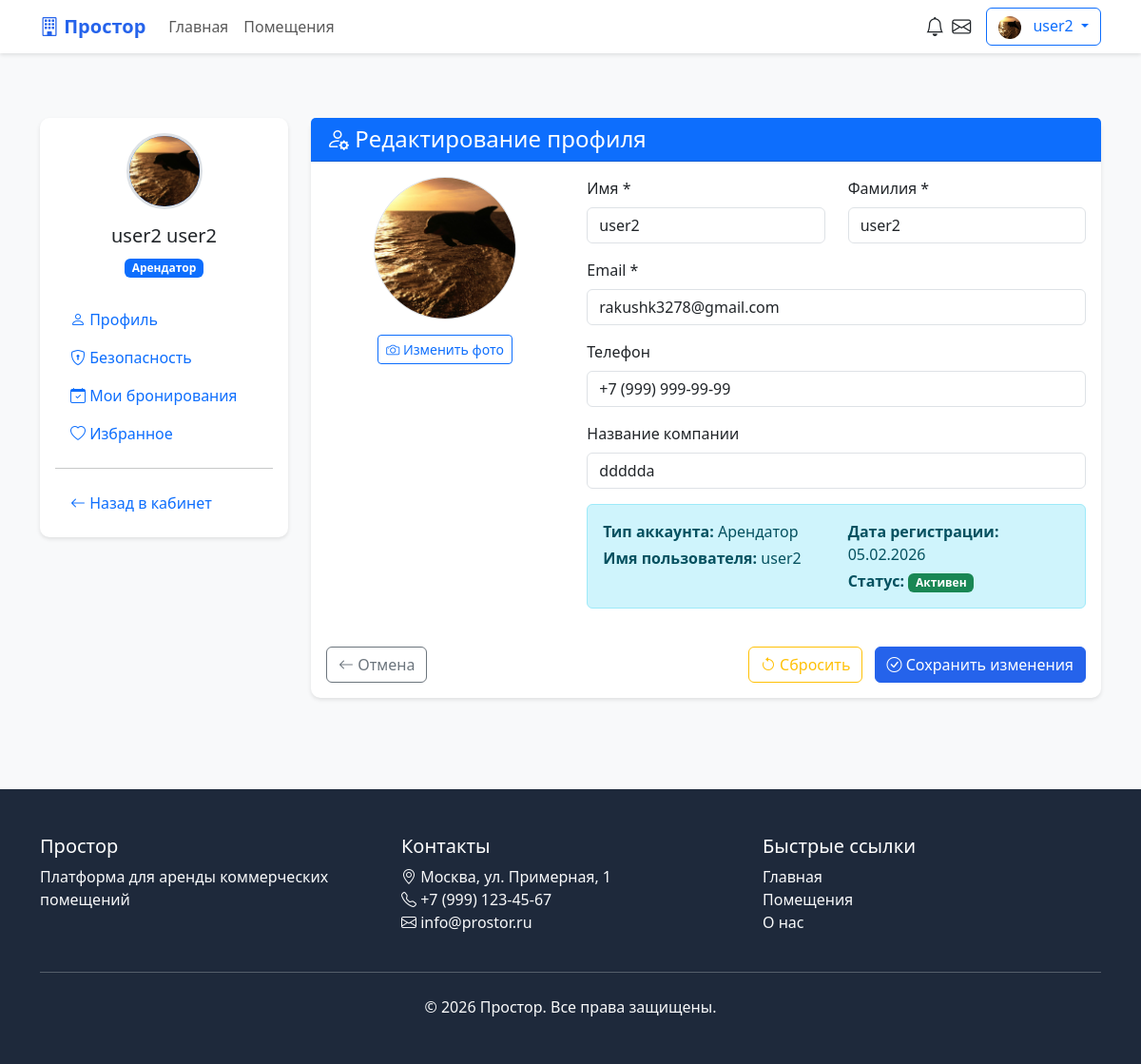
Page /profile/edit/ (signed in) on the committed database.
### core/models.py (models this page shows, shortened)
class User(AbstractUser):
    USER_TYPE_CHOICES = [
        ('tenant', 'Арендатор'),
        ('landlord', 'Арендодатель'),
        ('admin', 'Администратор'),
    ]
    user_type = models.CharField(
        max_length=20,
        choices=USER_TYPE_CHOICES,
        default='tenant',
        verbose_name='Тип пользователя'
    )
    avatar = models.ImageField(
        upload_to='avatars/',
        null=True,
        blank=True,
        verbose_name='Аватар'
    )
    phone = models.CharField(
        max_length=20,
        blank=True,
        null=True,
        verbose_name='Телефон'
    )
    company_name = models.CharField(
        max_length=100,
        blank=True,
        null=True,
        verbose_name='Название компании'
    )
    email_verified = models.BooleanField(
        default=False,
        verbose_name='Email подтвержден'
    )
    phone_verified = models.BooleanField(
        default=False,
        verbose_name='Телефон подтвержден'
    )
    class Meta:
        verbose_name = 'Пользователь'
        verbose_name_plural = 'Пользователи'

### core/views.py (the view)
# urls.py: path('profile/edit/', views.edit_profile, name='edit_profile'),
@login_required
def edit_profile(request):
    if request.method == 'POST':
        form = CustomUserChangeForm(request.POST, request.FILES, instance=request.user)
        if form.is_valid():
            form.save()
            messages.success(request, 'Профиль успешно обновлен.')
            return redirect('dashboard')
    else:
        form = CustomUserChangeForm(instance=request.user)
    return render(request, 'core/edit_profile.html', {
        'form': form,
        'title': 'Редактирование профиля'
    })

### core/forms.py (shortened to what this page needs)
class CustomUserChangeForm(UserChangeForm):
    phone = forms.CharField(
        required=False,
        max_length=20,
        widget=forms.TextInput(attrs={
            'class': 'form-control',
            'placeholder': '+7 (999) 999-99-99',
            'id': 'phone'
        })
    )
    class Meta:
        model = User
        fields = ['avatar', 'first_name', 'last_name', 'email', 'phone', 'company_name']
        widgets = {
            'avatar': forms.FileInput(attrs={
                'class': 'form-control',
                'accept': 'image/*'
            }),
            'first_name': forms.TextInput(attrs={
                'class': 'form-control'
            }),
            'last_name': forms.TextInput(attrs={
                'class': 'form-control'
            }),
            'email': forms.EmailInput(attrs={
                'class': 'form-control'
            }),
            'company_name': forms.TextInput(attrs={
                'class': 'form-control'
            }),
        }

### templates/core/edit_profile.html (shortened to what this page needs)
{% extends 'base.html' %}
{% block content %}
<div class="container py-5">
    <div class="row">
        <div class="col-lg-3 mb-4">
            <div class="card">
                <div class="card-body">
                    <div class="text-center mb-4">
                        <div class="avatar-circle bg-primary text-white d-inline-flex align-items-center justify-content-center rounded-circle mb-3"
                             style="width: 80px; height: 80px; font-size: 2rem;">
                            {% if user.avatar %}
                                <img src="{{ user.avatar.url }}" class="rounded-circle" style="width: 100%; height: 100%; object-fit: cover;">
                            {% else %}
                                {{ user.get_full_name|default:user.username|first|upper }}
                            {% endif %}
                        </div>
                        <h5>{{ user.get_full_name|default:user.username }}</h5>
                        <span class="badge bg-primary">{{ user.get_user_type_display }}</span>
                    </div>
                    <nav class="nav flex-column">
                        <a class="nav-link active" href="{% url 'edit_profile' %}">
                            <i class="bi bi-person"></i> Профиль
                        </a>
                        <a class="nav-link" href="{% url 'change_password' %}">
                            <i class="bi bi-shield-lock"></i> Безопасность
                        </a>
                        <a class="nav-link" href="{% url 'my_bookings' %}">
                            <i class="bi bi-calendar-check"></i> Мои бронирования
                        </a>
                        <a class="nav-link" href="{% url 'my_favorites' %}">
                            <i class="bi bi-heart"></i> Избранное
                        </a>
                        <hr>
                        <a class="nav-link" href="{% url 'dashboard' %}">
                            <i class="bi bi-arrow-left"></i> Назад в кабинет
                        </a>
                    </nav>
                </div>
            </div>
        </div>
        <div class="col-lg-9">
            <div class="card">
                <div class="card-header bg-primary text-white">
                    <h4 class="mb-0"><i class="bi bi-person-gear"></i> Редактирование профиля</h4>
                </div>
                <div class="card-body">
                    <form method="post" enctype="multipart/form-data" novalidate>
                        <div class="row">
                            <div class="col-md-4 mb-4">
                                <div class="text-center">
                                    <div class="mb-3">
                                        <div class="avatar-circle bg-light border d-inline-flex align-items-center justify-content-center rounded-circle mb-3"
                                             style="width: 150px; height: 150px; font-size: 3rem; overflow: hidden;">
                                            {% if user.avatar %}
                                                <img src="{{ user.avatar.url }}" id="avatarPreview" class="w-100 h-100" style="object-fit: cover;">
                                            {% else %}
                                                <div id="avatarPreview" class="w-100 h-100 d-flex align-items-center justify-content-center bg-primary text-white">
                                                    {{ user.get_full_name|default:user.username|first|upper }}
                                                </div>
                                            {% endif %}
                                        </div>
                                        <label for="{{ form.avatar.id_for_label }}" class="btn btn-outline-primary btn-sm">
                                            <i class="bi bi-camera"></i> Изменить фото
                                        </label>
                                    </div>
                                </div>
                            </div>
                            <div class="col-md-8">
                                <div class="row">
                                    <div class="col-md-6 mb-3">
                                        <label class="form-label">Имя *</label>
                                        {{ form.first_name }}
                                    </div>
                                    <div class="col-md-6 mb-3">
                                        <label class="form-label">Фамилия *</label>
                                        {{ form.last_name }}
                                    </div>
                                </div>
                                <div class="mb-3">
                                    <label class="form-label">Email *</label>
                                    {{ form.email }}
                                </div>
                                <div class="mb-3">
                                    <label class="form-label">Телефон</label>
                                    {{ form.phone }}
                                </div>
                                <div class="mb-3">
                                    <label class="form-label">Название компании</label>
                                    {{ form.company_name }}
                                </div>
                                <div class="alert alert-info">
                                    <div class="row">
                                        <div class="col-md-6">
                                            <p class="mb-1"><strong>Тип аккаунта:</strong> {{ user.get_user_type_display }}</p>
                                            <p class="mb-1"><strong>Имя пользователя:</strong> {{ user.username }}</p>
                                        </div>
                                        <div class="col-md-6">
                                            <p class="mb-1"><strong>Дата регистрации:</strong> {{ user.date_joined|date:"d.m.Y" }}</p>
                                            <p class="mb-0"><strong>Статус:</strong>
                                                {% if user.is_active %}
                                                <span class="badge bg-success">Активен</span>
                                                {% else %}
                                                <span class="badge bg-danger">Неактивен</span>
                                                {% endif %}
                                            </p>
                                        </div>
                                    </div>
                                </div>
                            </div>
                        </div>
                        <div class="d-flex justify-content-between mt-4">
                            <a href="{% url 'dashboard' %}" class="btn btn-outline-secondary">
                                <i class="bi bi-arrow-left"></i> Отмена
                            </a>
                            <div>
                                <button type="reset" class="btn btn-outline-warning me-2">
                                    <i class="bi bi-arrow-counterclockwise"></i> Сбросить
                                </button>
                                <button type="submit" class="btn btn-primary">
                                    <i class="bi bi-check-circle"></i> Сохранить изменения
                                </button>
                            </div>
                        </div>
                    </form>
                </div>
            </div>
        </div>
    </div>
</div>
{% endblock %}

### templates/base.html (shortened to what this page needs)
<!DOCTYPE html>
<html lang="ru">
<head>
    <link href="https://cdn.jsdelivr.net/npm/bootstrap@5.3.0/dist/css/bootstrap.min.css" rel="stylesheet">
    <link rel="stylesheet" href="https://cdn.jsdelivr.net/npm/bootstrap-icons@1.10.0/font/bootstrap-icons.css">
    <link rel="stylesheet" href="https://cdnjs.cloudflare.com/ajax/libs/font-awesome/6.4.0/css/all.min.css">
</head>
<body>
    <nav class="navbar navbar-expand-lg navbar-light bg-white fixed-top">
        <div class="container">
            <a class="navbar-brand" href="{% url 'home' %}">
                <i class="bi bi-building"></i> Простор
            </a>
            <div class="collapse navbar-collapse" id="navbarNav">
                <ul class="navbar-nav me-auto">
                    <li class="nav-item">
                        <a class="nav-link" href="{% url 'home' %}">Главная</a>
                    </li>
                    <li class="nav-item">
                        <a class="nav-link" href="{% url 'property_list' %}">Помещения</a>
                    </li>
                </ul>
                <div class="d-flex align-items-center">
                    {% if user.is_authenticated %}
                        <div class="dropdown me-2">
                            <a class="nav-link position-relative" href="#" id="notificationsDropdown" role="button"
                               data-bs-toggle="dropdown" aria-expanded="false" title="Уведомления">
                                <i class="bi bi-bell fs-5"></i>
                            </a>
                        </div>
                        <div class="dropdown me-3">
                            <a class="nav-link position-relative" href="#" id="messagesDropdown" role="button"
                               data-bs-toggle="dropdown" aria-expanded="false" title="Сообщения">
                                <i class="bi bi-envelope fs-5"></i>
                            </a>
                        </div>
                        <div class="dropdown">
                            <button class="btn btn-outline-primary dropdown-toggle" type="button"
                                    data-bs-toggle="dropdown">
                                {% if user.avatar %}
                                    <img src="{{ user.avatar.url }}" class="rounded-circle me-2"
                                         width="24" height="24" alt="Аватар">
                                {% else %}
                                    <i class="bi bi-person-circle me-2"></i>
                                {% endif %}
                                {{ user.username }}
                            </button>
                        </div>
                    {% else %}
                        <a href="{% url 'login' %}" class="btn btn-outline-primary me-2">Войти</a>
                        <a href="{% url 'register' %}" class="btn btn-primary">Регистрация</a>
                    {% endif %}
                </div>
            </div>
        </div>
    </nav>
    <main>
        {% block content %}{% endblock %}
    </main>
    <footer class="py-5 mt-5">
        <div class="container">
            <div class="row">
                <div class="col-md-4">
                    <h5>Простор</h5>
                    <p class="text-light">Платформа для аренды коммерческих помещений</p>
                </div>
                <div class="col-md-4">
                    <h5>Контакты</h5>
                    <ul class="list-unstyled text-light">
                        <li><i class="bi bi-geo-alt"></i> Москва, ул. Примерная, 1</li>
                        <li><i class="bi bi-telephone"></i> +7 (999) 123-45-67</li>
                        <li><i class="bi bi-envelope"></i> info@prostor.ru</li>
                    </ul>
                </div>
                <div class="col-md-4">
                    <h5>Быстрые ссылки</h5>
                    <ul class="list-unstyled">
                        <li><a href="{% url 'home' %}" class="text-light text-decoration-none">Главная</a></li>
                        <li><a href="{% url 'property_list' %}" class="text-light text-decoration-none">Помещения</a></li>
                        <li><a href="#" class="text-light text-decoration-none">О нас</a></li>
                    </ul>
                </div>
            </div>
            <hr class="my-4 text-light">
            <div class="text-center">
                <p class="text-light mb-0">&copy; 2026 Простор. Все права защищены.</p>
            </div>
        </div>
    </footer>
</body>
</html>

### templates/base.html (style rules this page uses)
:root { --primary: #2563eb; --secondary: #64748b; --success: #10b981; --warning: #f59e0b; --danger: #ef4444; --light: #f8fafc; --dark: #1e293b; }
body { background-color: #f8f9fa; padding-top: 76px; }
.navbar { box-shadow: 0 2px 4px rgba(0,0,0,0.1); }
.navbar-brand { font-weight: bold; color: var(--primary) !important; }
.card { border: none; box-shadow: 0 2px 4px rgba(0,0,0,0.1); border-radius: 10px; }
.btn-primary { background-color: var(--primary); border-color: var(--primary); }
footer { background-color: var(--dark); color: white; margin-top: auto; }

### rows in the picture
User: avatar (picture), username "user2", get_full_name "user2 user2", user_type "Арендатор", first_name "user2", last_name "user2", email "rakushk3278@gmail.com", phone "+7 (999) 999-99-99", company_name "dddddа", date_joined "05.02.2026"
